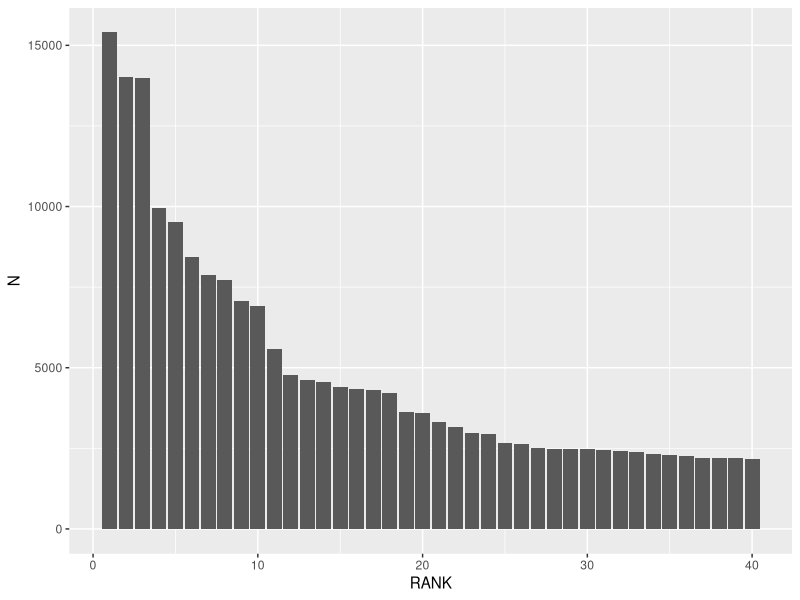
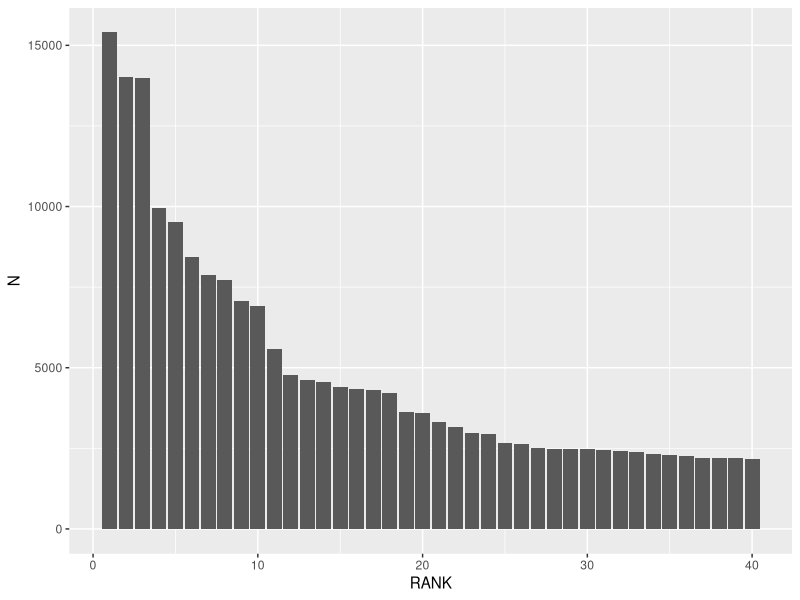

These figures' R source, in order:
#load packages

setwd("/home/james/R/2014-11_BM-catalogue/data")
library(lubridate)
library(dplyr, warn.conflicts = FALSE)
library(tidyr, warn.conflicts = FALSE)
library(ggplot2)
library(dplyr)

#read data from csv

gender <- read.csv("2014-11-25_BMSatires1770-1829-dedup-astext-counts-top40.csv")

#plot data

ggplot(gender, aes(x = RANK, y = N)) +
	geom_bar(stat = "identity")

#save data to file

setwd("/home/james/R/2014-11_BM-catalogue/viz")
ggsave("2014-11-25_BMSatires1770-1829-dedup-astext-counts-top40.png", width = 7, height = 7)
